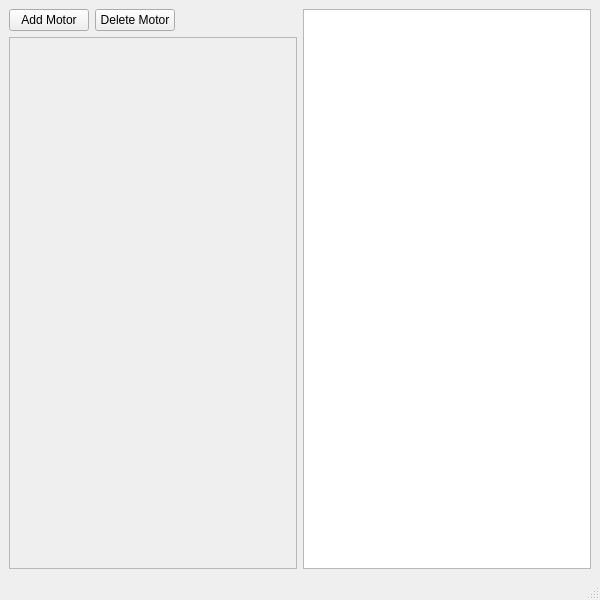
<?xml version="1.0" encoding="UTF-8"?>
<ui version="4.0">
 <class>MainWindow</class>
 <widget class="QMainWindow" name="MainWindow">
  <property name="geometry">
   <rect>
    <x>0</x>
    <y>0</y>
    <width>600</width>
    <height>600</height>
   </rect>
  </property>
  <property name="windowTitle">
   <string>MainWindow</string>
  </property>
  <widget class="QWidget" name="centralwidget">
   <layout class="QGridLayout" name="gridLayout_2">
    <item row="0" column="0">
     <layout class="QGridLayout" name="gridLayout">
      <item row="0" column="0">
       <layout class="QHBoxLayout" name="horizontalLayout">
        <item>
         <widget class="QPushButton" name="btn_add_motor">
          <property name="text">
           <string>Add Motor</string>
          </property>
         </widget>
        </item>
        <item>
         <widget class="QPushButton" name="btn_delete_motor">
          <property name="text">
           <string>Delete Motor</string>
          </property>
         </widget>
        </item>
        <item>
         <spacer name="horizontalSpacer">
          <property name="orientation">
           <enum>Qt::Orientation::Horizontal</enum>
          </property>
          <property name="sizeHint" stdset="0">
           <size>
            <width>40</width>
            <height>20</height>
           </size>
          </property>
         </spacer>
        </item>
       </layout>
      </item>
      <item row="1" column="0">
       <widget class="QScrollArea" name="scrollArea">
        <property name="widgetResizable">
         <bool>true</bool>
        </property>
        <widget class="QWidget" name="scrollAreaWidgetContents">
         <property name="geometry">
          <rect>
           <x>0</x>
           <y>0</y>
           <width>285</width>
           <height>503</height>
          </rect>
         </property>
         <layout class="QVBoxLayout" name="verticalLayout">
          <item>
           <widget class="QWidget" name="motors_contrainer" native="true">
            <property name="autoFillBackground">
             <bool>false</bool>
            </property>
            <property name="locale">
             <locale language="English" country="UnitedStates"/>
            </property>
           </widget>
          </item>
         </layout>
        </widget>
       </widget>
      </item>
      <item row="0" column="1" rowspan="2">
       <widget class="QPlainTextEdit" name="console_plain">
        <property name="readOnly">
         <bool>true</bool>
        </property>
       </widget>
      </item>
     </layout>
    </item>
   </layout>
  </widget>
  <widget class="QMenuBar" name="menubar">
   <property name="geometry">
    <rect>
     <x>0</x>
     <y>0</y>
     <width>600</width>
     <height>22</height>
    </rect>
   </property>
  </widget>
  <widget class="QStatusBar" name="statusbar"/>
 </widget>
 <resources/>
 <connections/>
</ui>
